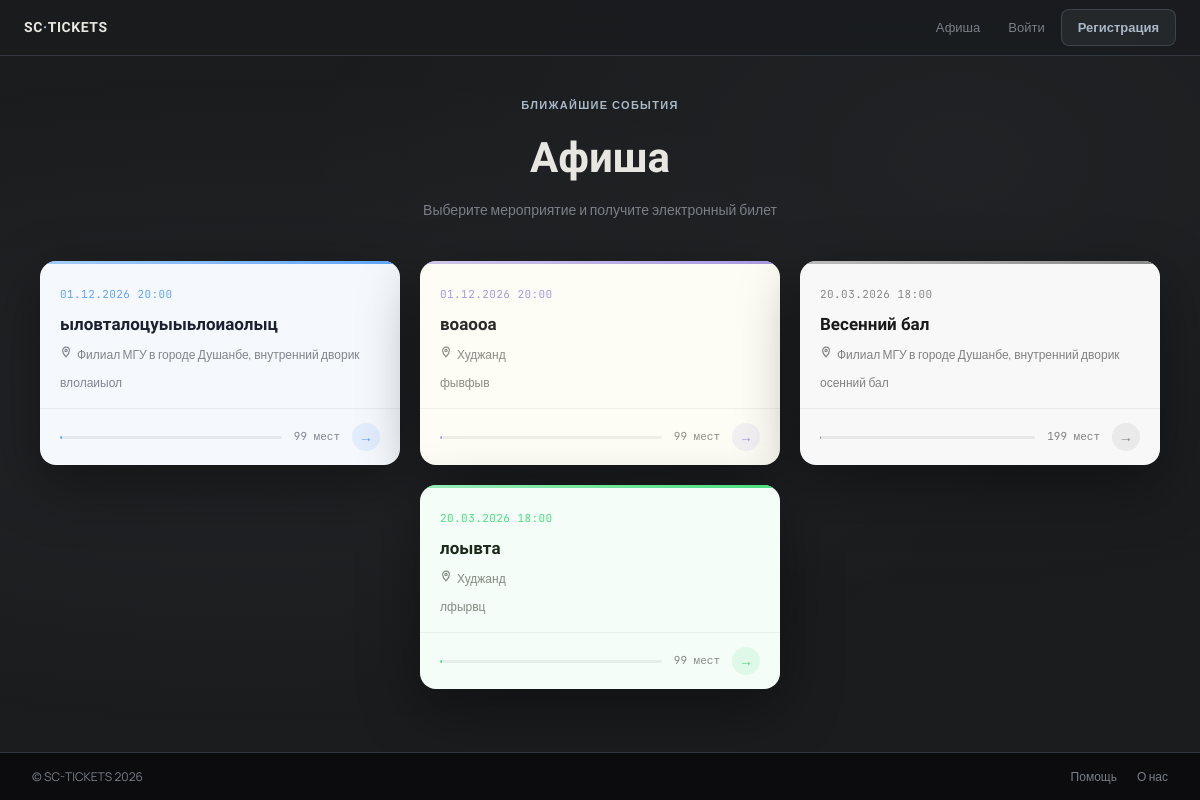
The page / on the database its author committed.
### tables this page shows
CREATE TABLE events (
                id INTEGER PRIMARY KEY AUTOINCREMENT,
                title TEXT NOT NULL,
                description TEXT,
                date TEXT NOT NULL,
                location TEXT,
                capacity INTEGER DEFAULT 100,
                card_bg TEXT DEFAULT '#fdfdf5',
                card_accent TEXT DEFAULT '#a898e0',
                card_text TEXT DEFAULT '#2a2a2a',
                created_at TIMESTAMP DEFAULT CURRENT_TIMESTAMP
            );

### events.py (the view)
@events.route("/")
def index():
    all_events = get_all_events_with_stats()
    for event in all_events:
        event["available"] = event["capacity"] - event["sold"]
        event["is_full"] = event["available"] <= 0
        event["percent"] = round(event["sold"] / event["capacity"] * 100) if event["capacity"] else 0
    return render_template("index.html", events=all_events)

### database.py (called while the page is built)
@contextmanager
def get_db():
    conn = sqlite3.connect(DB_PATH)
    conn.row_factory = sqlite3.Row
    try:
        yield conn
    finally:
        conn.close()

def get_all_events_with_stats():
    with get_db() as conn:
        cursor = conn.cursor()
        cursor.execute("""
            SELECT e.*, COUNT(t.id) as sold
            FROM events e
            LEFT JOIN tickets t ON e.id = t.event_id
            GROUP BY e.id
            ORDER BY e.date ASC
        """)
        return [dict(row) for row in cursor.fetchall()]

### templates/index.html (shortened to what this page needs)
{% extends "base.html" %}
{% block content %}
<div class="afisha-wrap">
  <div class="afisha-inner">
    <div class="afisha-header">
      <div class="afisha-label">Ближайшие события</div>
      <h1 class="afisha-title">Афиша</h1>
      <div class="afisha-sub">Выберите мероприятие и получите электронный билет</div>
    </div>
    {% if events %}
      <div class="events-grid">
{% for event in events %}
  {% set card_bg     = event.card_bg     or '#fdfdf5' %}
  {% set card_accent = event.card_accent or '#a898e0' %}
  {% set card_text   = event.card_text   or '#2a2a2a' %}
  <a href="{{ url_for('events.event_page', event_id=event.id) }}"
     class="event-card"
     style="background:{{ card_bg }};color:{{ card_text }}">
    <div class="event-card-stripe"
         style="background:linear-gradient(90deg, {{ card_accent }}88, {{ card_accent }})"></div>
    <div class="event-body">
      <div class="event-date" style="color:{{ card_accent }}">{{ event.date }}</div>
      <div class="event-title" style="color:{{ card_text }}">{{ event.title }}</div>
      {% if event.location %}
        <div class="event-location" style="color:{{ card_text }}88">
          {{ event.location }}
        </div>
      {% endif %}
      {% if event.description %}
        <div class="event-desc" style="color:{{ card_text }}88">{{ event.description }}</div>
      {% endif %}
    </div>
    <div class="event-footer" style="border-top:1px solid {{ card_text }}10">
      <div class="capacity-bar" style="background:{{ card_text }}12">
        <div class="capacity-fill {% if event.is_full %}full{% elif event.percent > 70 %}almost{% endif %}"
             style="width:{{ [event.sold / event.capacity * 100, 100] | min }}%;
                    background:{% if event.is_full %}#e05050{% elif event.percent > 70 %}#e0a030{% else %}{{ card_accent }}{% endif %}">
        </div>
      </div>
      <div class="capacity-text" style="color:{{ card_text }}88">
        {% if event.is_full %}Мест нет{% else %}{{ event.available }} мест{% endif %}
      </div>
      <div class="event-arrow"
           style="background:{{ card_accent }}20;color:{{ card_accent }}">→</div>
    </div>
  </a>
{% endfor %}
      </div>
    {% else %}
      <div class="empty-state">
        <h2>Мероприятий пока нет</h2>
        <p>Следите за обновлениями</p>
      </div>
    {% endif %}
  </div>
</div>
<footer class="page-footer">
  <span>© SC-TICKETS 2026</span>
  <div class="footer-links">
    <a href="#">Помощь</a>
    <a href="#">О нас</a>
  </div>
</footer>
{% endblock %}

### templates/base.html (style rules this page uses)
*, *::before, *::after { box-sizing: border-box; margin: 0; padding: 0; }
:root { --bg: #1a1c1e; --surface: #22252a; --surface2: #2a2e34; --border: #32373f; --border2: #42484f; --text: #e8e6e0; --muted: #7a7f88; --muted2: #52575f; --accent: #a8b8c8; --accent-dim: rgba(168,184,200,0.08); --ok: #4ade80; --ok-bg: rgba(74,222,128,0.08); --err: #f87171; --err-bg: rgba(248,113,113,0.08); --warn: #fbbf24; --radius: 12px; --radius-sm: 8px; --card-bg: #fdfdf5; --card-text: #2a2a2a; --card-muted: #6a6a7a; --card-accent: #a898e0; --card-accent2: #c8c0f0; }
html { scroll-behavior: smooth; }
body { background: var(--bg); color: var(--text); font-family: 'Manrope', sans-serif; min-height: 100dvh; line-height: 1.6; }

### templates/index.html (style rules this page uses)
.afisha-wrap { min-height: calc(100dvh - 56px); padding: 40px 24px 80px; position: relative; overflow: hidden; }
.afisha-wrap::before { content: ''; position: fixed; inset: 0; background: radial-gradient(ellipse at 20% 50%, rgba(232,224,255,0.04) 0%, transparent 60%), radial-gradient(ellipse at 80% 20%, rgba(232,224,255,0.03) 0%, transparent 50%); pointer-events: none; z-index: 0; }
.afisha-inner { position: relative; z-index: 1; max-width: 1160px; margin: 0 auto; }
.afisha-header { text-align: center; margin-bottom: 40px; }
.afisha-label { font-size: 11px; font-weight: 600; letter-spacing: 0.12em; text-transform: uppercase; color: var(--accent); margin-bottom: 10px; }
.afisha-title { font-family: 'Unbounded', sans-serif; font-size: clamp(28px, 6vw, 42px); font-weight: 600; margin-bottom: 8px; }
.afisha-sub { color: var(--muted); font-size: 14px; }
.events-grid { display: flex; flex-wrap: wrap; gap: 20px; justify-content: center; }
.event-card { width: 360px; max-width: 100%; background: #f8f6f0; border-radius: 16px; overflow: hidden; text-decoration: none; color: #1a1a2e; display: flex; flex-direction: column; box-shadow: 0 20px 60px rgba(0,0,0,0.4); transition: transform 0.2s, box-shadow 0.2s; position: relative; }
.event-card-stripe { height: 3px; background: linear-gradient(90deg, #c8c0f0, #a898e0); }
.event-body { padding: 22px 20px 16px; flex: 1; }
.event-date { font-family: 'JetBrains Mono', monospace; font-size: 11px; color: #8878c8; margin-bottom: 10px; letter-spacing: 0.04em; }
.event-title { font-family: 'Unbounded', sans-serif; font-size: 17px; font-weight: 600; line-height: 1.25; margin-bottom: 10px; color: #1a1a2e; }
.event-location { font-size: 12px; color: #6a6a8a; margin-bottom: 10px; display: flex; align-items: flex-start; gap: 5px; }
.event-desc { font-size: 12px; color: #6a6a8a; line-height: 1.5; display: -webkit-box; -webkit-line-clamp: 2; -webkit-box-orient: vertical; overflow: hidden; }
.event-footer { padding: 14px 20px; border-top: 1px solid rgba(0,0,0,0.06); display: flex; align-items: center; gap: 12px; }
.capacity-bar { flex: 1; height: 3px; background: rgba(0,0,0,0.08); border-radius: 2px; overflow: hidden; }
.capacity-fill { height: 100%; background: #a898e0; border-radius: 2px; transition: width 0.4s; }
.capacity-text { font-size: 11px; color: #6a6a8a; white-space: nowrap; font-family: 'JetBrains Mono', monospace; }
.event-arrow { width: 28px; height: 28px; border-radius: 50%; background: rgba(168,152,224,0.15); display: flex; align-items: center; justify-content: center; flex-shrink: 0; color: #a898e0; font-size: 14px; transition: background 0.15s; }
.page-footer { position: fixed; bottom: 0; left: 0; right: 0; padding: 14px 32px; display: flex; align-items: center; justify-content: space-between; background: rgba(12,12,14,0.9); backdrop-filter: blur(12px); border-top: 1px solid var(--border); font-size: 12px; color: var(--muted); z-index: 10; }
.footer-links { display: flex; gap: 20px; }
.footer-links a { color: var(--muted); text-decoration: none; transition: color 0.15s; }

### rows shown on the page
events: date "01.12.2026 20:00", title "ыловталоцуыыьлоиаолыц", location "Филиал МГУ в городе Душанбе, внутренний дворик", description "влолаиыол", available "99"
events: date "01.12.2026 20:00", title "воаооа", location "Худжанд", description "фывфыв", available "99"
events: date "20.03.2026 18:00", title "Весенний бал", location "Филиал МГУ в городе Душанбе, внутренний дворик", description "осенний бал", available "199"
events: date "20.03.2026 18:00", title "лоывта", location "Худжанд", description "лфырвц", available "99"
